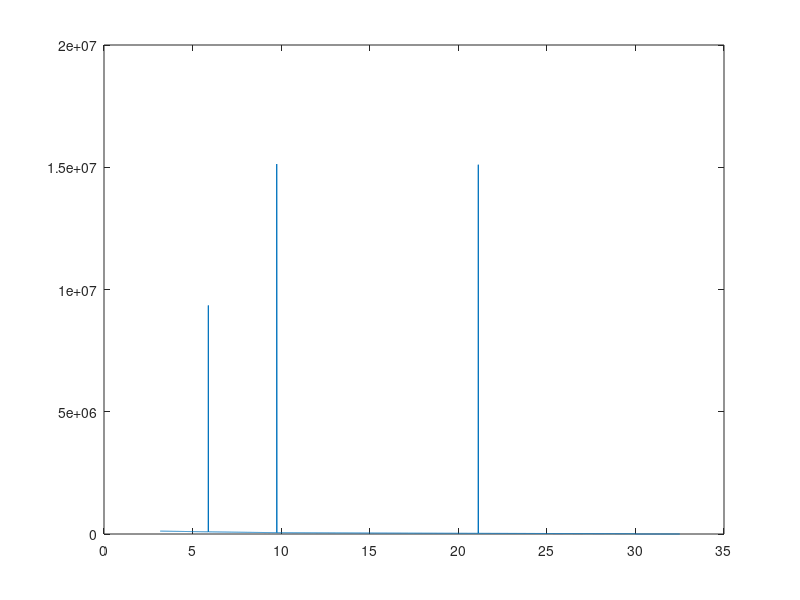
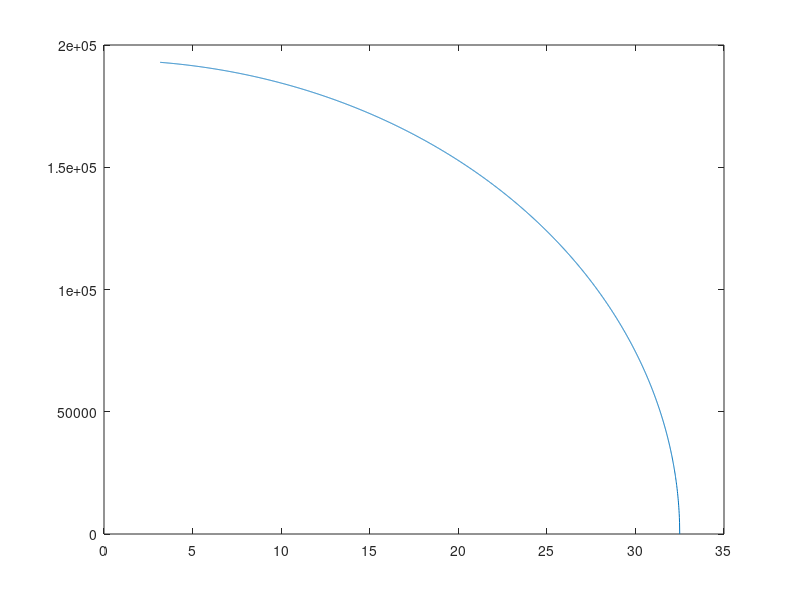
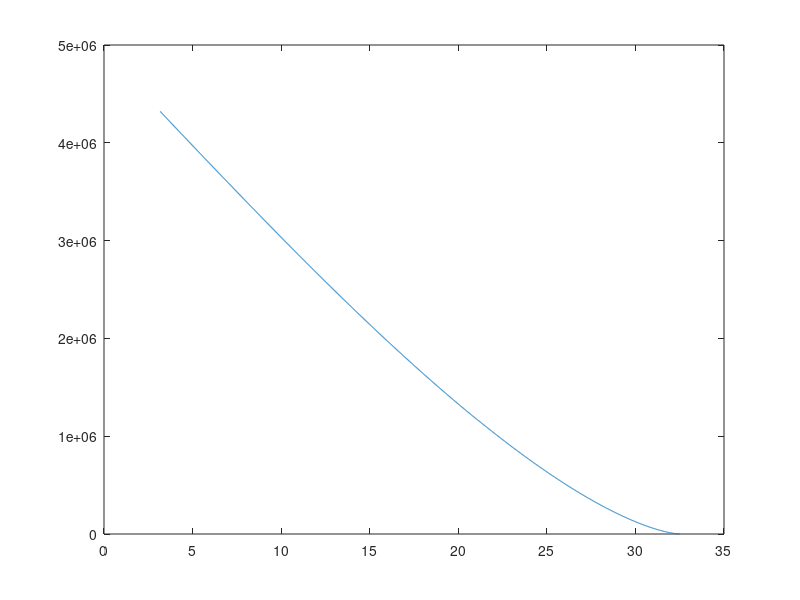
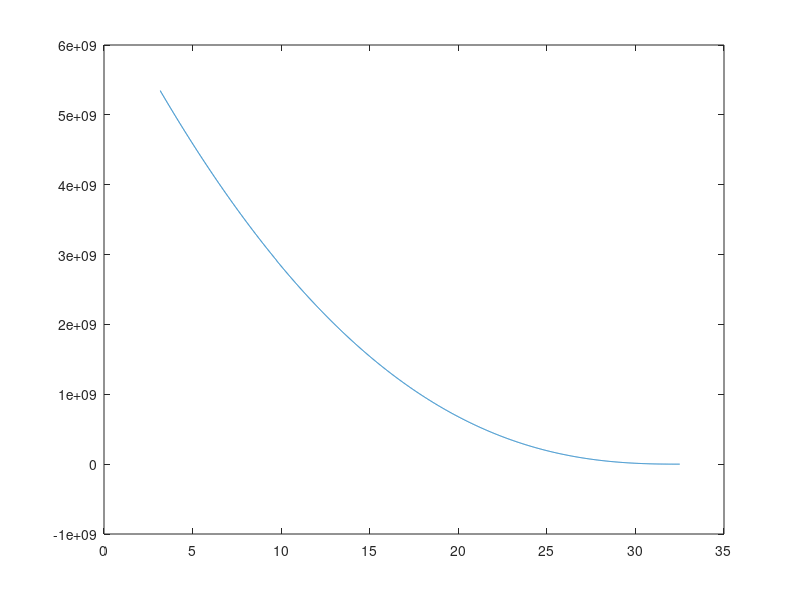

These figures' MATLAB source, in order:
clc
clear
close all

%LOADS DISTRIBUTION

%get chord distribution
%leading edge sweep angle
b = 32.45 * tand(26.6);
a = b - 3.47/4;

aa = (a + 3.47)/32.45;

%sweep_angle = atand(aa);
sweep_angle = atand(aa);

%chord distribution for first section
outer_chord = 13.89 - (9.75 * tand(sweep_angle));

gradient1 = (outer_chord - 13.89)/9.75;

%for outer section
gradient2 = (3.47 - outer_chord)/(32.45 - 9.75);

span1 = 3.17:0.01:9.75;
span2 = 9.75:0.01:32.5;

c2 = outer_chord - gradient2 * 9.75;

chord1 = gradient1 * span1 + 13.89;
chord2 = gradient2*span2+c2;

chord = [chord1,chord2];



%constants
W_S = 7840;         %wing loading in N/m^2
S = 482;            %wing area in m^2
rho = 1.227;        %sea level density
W = 353385;         %mtow in kg
g = 9.81;           %gravitational constant

%masses and wing properties
m_dry = 27100/2;        %dry mass of the wing in kg
weight_wing = m_dry*g;  %weight of the wing in N
V_wing = 168.6331;      %volume of the wing in m^3 CHANGE THIS WITH THE REAL VALUE  

m_fuel = 176091;        %fuel mass in kg
rho_fuel = 804;         %fuel density in kg/m^3
length_ft = 26.83;      %length of fuel tank 

m_engine = 6147.1;      %mass of engine
m_mg = 15100;           %mass of main landing gear


%aerofoil properties
cg = 0.4141;                            %centre of gravity
arm_length = 0.1641;                    %distance of cg from aerodynamic centre
frontSpar = 0.12;                       %location of front spar
rearSpar = 0.7;                         %location of shear spar
flexAxis = (frontSpar+rearSpar)/2;      %location of flexural axis (shear centre)


%wing discretisation
span = [span1,span2];      %29.33 is the length of the wing that is outside of the fuselage

%area of the aerofoil at each section of the wing
area_aerofoil = 0.0939*chord.^2;



%%%%%%%%%%%%%%%%%%%%%%%%%%%%%%%%%%%%%%%%%%%%%%%%%%%%%%%%%%%%%%%%%%%%%%%%%%%%%%%%%%%%%%%%%%%%%%%%%%%

%CASE 1 - symmetric flight at ultimate load factor evaluated at manoeuvre
%(speed = V_A)
v_a = 130.537;                  %Manouvre speed
n = 2.5;                        %corresponding load factor from V/N diagram
L = n*W*g;                      %overall lift
C_l = (2*n*W_S)/(rho*v_a^2);    %lift coeff. This is computed to be 1.8749

alpha = 15;     %AoA in degrees taken from polars
C_d = 0.43;     % drag coeff taken from polars

D = 0.5*rho*v_a^2*S*C_d;    %overall drag

%aerodynamics (assuming an elliptic lift distribution)
L0 = L/(32.5*pi*0.5 - 6.34);


%load on each section of the wing due to the wing's weight
dy = 0.01;                              %spacing between each section
dV = area_aerofoil * dy;                %volume of each section
dW_wing = (weight_wing/V_wing) * dV;    %weight of the wing on each section

%load due to 1 engine in N
l_engine = m_engine*g*n;  

%load due to 1 main landing gear in N
l_mg = m_mg*g*n/4;             

%load due to fuel in the wings in N
V_fuel = 219.75;                %volume of fuel in m^3
dmass_fuel = rho_fuel * dV;     %mass of fuel in each section
dmass_fuel(2685:end) = 0;       %no fuel after y = 30
dW_fuel = dmass_fuel*g;         %weight of fuel in each section

%add all of the weights to get the total weight experienced at each section
total_weight = dW_wing + dW_fuel;                       %add both the loads due to the wing and the fuel
total_weight(660) = total_weight(660) + l_engine;       %add weight of engine
total_weight(1798) = total_weight(1798) + l_engine;     %add weight of engine
total_weight(273) = total_weight(273) + l_mg;           %add weight of main landing gear

figure(1)
plot(span,total_weight/0.01);


%CALCULATING SHEAR
dS = dy*chord;                      %planform area distribution
dD = 0.5*rho*v_a^2*C_d*dS;          %drag distribution
dL = L0*sqrt(1-(span/32.5).^2);     %elliptic lift distribution

figure(2)
plot(span,dL);

for i = 1:length(span)
    temp = dD(i:length(span));
    shear_x(i) = sum(temp*dy);
end

shear_y = 0;

for i = 1:length(span)
    temp1 = dL(i:length(span));
    temp2 = total_weight(i:length(span));
    shear_z(i) = sum((temp1-temp2)*dy);
end

shear_total = sqrt(shear_x.^2 + shear_z.^2);

figure(3)
plot(span,shear_total);

%CALCULATING BENDING MOMENT
for i = 1:length(span)
    temp = shear_z(i:length(span));
    M_x(i) = sum(temp);
end

for i = 1:length(span)
    temp = shear_x(i:length(span));
    M_z(i) = sum(temp);
end

figure(4)
plot(span,M_x);

figure(5)
plot(span,M_z);


%CALCULATING TORQUE
dM_y = -dL
